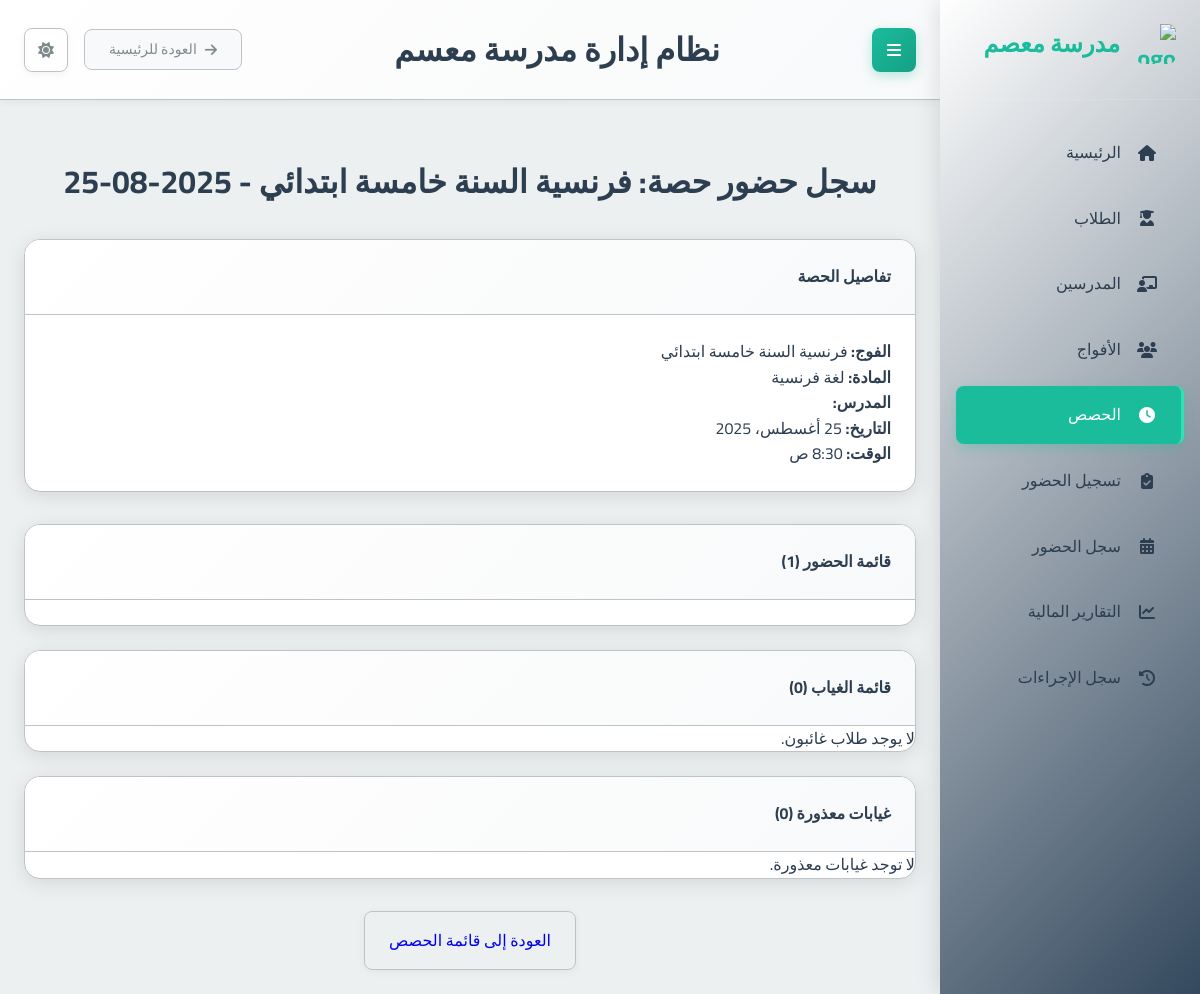
The page /sessions/12/attendance_detail/ on the database its author committed.
### school_app/models.py (models this page shows, shortened)
class Session(models.Model):
    group = models.ForeignKey(Group, on_delete=models.CASCADE, related_name='sessions', verbose_name="الفوج")
    date = models.DateField(verbose_name="التاريخ")
    start_time = models.TimeField(verbose_name="وقت البدء")
    duration = models.DecimalField(max_digits=4, decimal_places=2, verbose_name="المدة (ساعات)")
    teacher_attended = models.BooleanField(default=True, verbose_name="حضور المدرس")
    teacher_compensated = models.BooleanField(default=False, verbose_name="تم تعويض المدرس")
    teacher_payment_amount = models.DecimalField(max_digits=10, decimal_places=2, default=Decimal('0.00'), verbose_name="المبلغ المدفوع للمدرس")
    created_at = models.DateTimeField(auto_now_add=True, verbose_name="تاريخ الإنشاء")
    class Meta:
        verbose_name = "حصة"
        verbose_name_plural = "الحصص"

class Group(models.Model):
    name = models.CharField(max_length=100, verbose_name="اسم الفوج")
    subject = models.ForeignKey(Subject, on_delete=models.PROTECT, verbose_name="المادة")
    teacher = models.ForeignKey(Teacher, on_delete=models.CASCADE, verbose_name="المدرس")
    academic_levels = models.ManyToManyField(AcademicLevel, verbose_name="المستويات الدراسية المتوافقة")
    price_per_4_sessions = models.DecimalField(max_digits=10, decimal_places=2, verbose_name="السعر لكل 4 حصص")
    session_day = models.IntegerField(choices=[
        (0, 'الاثنين'),
        (1, 'الثلاثاء'),
        (2, 'الأربعاء'),
        (3, 'الخميس'),
        (4, 'الجمعة'),
        (5, 'السبت'),
        (6, 'الأحد')
    ], verbose_name="يوم الحصة")
    session_start_time = models.TimeField(verbose_name="وقت بداية الحصة")
    session_duration = models.DecimalField(max_digits=4, decimal_places=2, default=1.5, verbose_name="مدة الحصة (ساعات)")
    students = models.ManyToManyField(Student, through='StudentGroup', blank=True, verbose_name="الطلاب المسجلون")
    created_at = models.DateTimeField(auto_now_add=True, verbose_name="تاريخ الإنشاء")
    is_continuous = models.BooleanField(default=False, verbose_name="فوج مستمر (تُنشأ الحصص أسبوعياً تلقائياً)")
    created_sessions_until = models.DateField(null=True, blank=True, verbose_name="تم إنشاء الحصص حتى تاريخ")
    class Meta:
        verbose_name = "فوج"
        verbose_name_plural = "الأفواج"

class Subject(models.Model):
    name = models.CharField(max_length=100, verbose_name="اسم المادة")
    class Meta:
        verbose_name = "مادة دراسية"
        verbose_name_plural = "المواد الدراسية"

### school_app/views.py (the view)
# urls.py: path('sessions/<int:session_id>/attendance_detail/', views.session_attendance_detail, name='session_attendance_detail'),
def session_attendance_detail(request, session_id):
    session = get_object_or_404(Session, id=session_id)
    present_students = Student.objects.filter(attendance__session=session, attendance__present=True)
    absent_students = Student.objects.filter(attendance__session=session, attendance__present=False, attendance__excused_absence=False)
    excused_students = Student.objects.filter(attendance__session=session, attendance__excused_absence=True)
    group_students = session.group.students.all()
    students_with_attendance = present_students | absent_students | excused_students
    students_without_attendance = group_students.exclude(id__in=students_with_attendance.values('id'))
    context = {
        'session': session,
        'present_students': present_students,
        'absent_students': absent_students | students_without_attendance,
        'excused_students': excused_students,
        'page_title': f"سجل حضور حصة: {session.group.name} - {session.date.strftime('%Y-%m-%d')}"
    }
    return render(request, 'school_app/session_attendance_detail.html', context)

### templates/school_app/session_attendance_detail.html
{% extends 'base.html' %}
{% block content %}
<div class="container mt-4">
    <h1 class="text-center mb-4">{{ page_title }}</h1>
    <div class="card mb-4">
        <div class="card-header">
            <h4>تفاصيل الحصة</h4>
        </div>
        <div class="card-body">
            <p><strong>الفوج:</strong> {{ session.group.name }}</p>
            <p><strong>المادة:</strong> {{ session.group.subject.name }}</p>
            <p><strong>المدرس:</strong> {{ session.group.teacher.first_name }} {{ session.group.teacher.last_name }}</p>
            <p><strong>التاريخ:</strong> {{ session.date }}</p>
            <p><strong>الوقت:</strong> {{ session.start_time }}</p>
        </div>
    </div>
    <div class="row">
        <div class="col-md-4">
            <div class="card">
                <div class="card-header bg-success text-white">
                    <h4>قائمة الحضور ({{ present_students.count }})</h4>
                </div>
                <ul class="list-group list-group-flush">
                    {% for student in present_students %}
                        <li class="list-group-item">{{ student.first_name }} {{ student.last_name }}</li>
                    {% empty %}
                        <li class="list-group-item">لا يوجد طلاب حاضرون.</li>
                    {% endfor %}
                </ul>
            </div>
        </div>
        <div class="col-md-4">
            <div class="card">
                <div class="card-header bg-danger text-white">
                    <h4>قائمة الغياب ({{ absent_students.count }})</h4>
                </div>
                <ul class="list-group list-group-flush">
                    {% for student in absent_students %}
                        <li class="list-group-item">{{ student.first_name }} {{ student.last_name }}</li>
                    {% empty %}
                        <li class="list-group-item">لا يوجد طلاب غائبون.</li>
                    {% endfor %}
                </ul>
            </div>
        </div>
        <div class="col-md-4">
            <div class="card">
                <div class="card-header bg-warning text-dark">
                    <h4>غيابات معذورة ({{ excused_students.count }})</h4>
                </div>
                <ul class="list-group list-group-flush">
                    {% for student in excused_students %}
                        <li class="list-group-item">{{ student.first_name }} {{ student.last_name }}</li>
                    {% empty %}
                        <li class="list-group-item">لا توجد غيابات معذورة.</li>
                    {% endfor %}
                </ul>
            </div>
        </div>
    </div>
    <div class="text-center mt-4">
        <a href="{% url 'session_list' %}" class="btn btn-secondary">العودة إلى قائمة الحصص</a>
    </div>
</div>
{% endblock %}

### static/css/main.css (style rules this page uses)
:root { --primary-color: #2c3e50; --primary-light: #34495e; --primary-darker: #1a252f; --accent-color: #1abc9c; --accent-light: #2fe2b3; --accent-dark: #16a085; --text-color: #2c3e50; --text-secondary: #7f8c8d; --text-on-primary: #ffffff; --text-on-accent: #ffffff; --text-nav: #2c3e50; --background-color: #ecf0f1; --card-background: #ffffff; --input-background: #ffffff; --border-color: #bdc3c7; --input-border-color: #bdc3c7; --success-color: #2ecc71; --warning-color: #f39c12; --error-color: #e74c3c; --info-color: #1E90FF; --table-header-background: #e9ecef; --table-row-hover-background: #f8f9fa; --box-shadow-color: rgba(0, 0, 0, 0.1); --box-shadow-color-hover: rgba(0, 0, 0, 0.15); --box-shadow-soft-color: rgba(0, 0, 0, 0.05); --subtle-background: #f8f9fa; --spacing-xs: 8px; --spacing-sm: 16px; --spacing-md: 24px; --spacing-lg: 32px; --spacing-xl: 48px; --font-family: 'Cairo', sans-serif; --font-size-xs: 12px; --font-size-sm: 14px; --font-size-md: 16px; --font-size-lg: 20px; --font-size-xl: 24px; --font-size-xxl: 32px; --border-radius-sm: 4px; --border-radius-md: 8px; --border-radius-lg: 16px; --transition-fast: 0.2s ease; --transition-normal: 0.3s ease; --transition-slow: 0.5s ease; --sidebar-width: 260px; }
* { margin: 0; padding: 0; box-sizing: border-box; direction: rtl; }
html { direction: rtl; font-size: 16px; }
body { font-family: var(--font-family); background-color: var(--background-color); color: var(--text-color); line-height: 1.6; transition: background-color var(--transition-normal), color var(--transition-normal); overflow-x: hidden; }
.btn-secondary { border: 1px solid var(--input-border-color) !important; margin: 0 15px; }
.card { background-color: var(--card-background); border-radius: var(--border-radius-lg); box-shadow: 0 4px 20px var(--box-shadow-color); margin-bottom: var(--spacing-md); overflow: hidden; transition: all var(--transition-normal); border: 1px solid var(--border-color); }
.card-header { padding: var(--spacing-md); border-bottom: 1px solid var(--border-color); background: linear-gradient(135deg, var(--card-background) 0%, var(--subtle-background) 100%); }
.card-body { padding: var(--spacing-md); color: var(--text-color); }
.btn { font-family: var(--font-family); padding: var(--spacing-sm) var(--spacing-md); border: none; border-radius: var(--border-radius-md); cursor: pointer; font-size: var(--font-size-md); font-weight: 500; text-decoration: none; display: inline-flex; align-items: center; gap: var(--spacing-xs); transition: all var(--transition-fast); box-shadow: 0 2px 8px var(--box-shadow-soft-color); }
.text-center { text-align: center !important; }
.mb-4 { margin-bottom: var(--spacing-lg); }
.mt-4 { margin-top: var(--spacing-lg); }

### rows shown on the page
Session: group.name "فرنسية السنة خامسة ابتدائي", group.subject.name "لغة فرنسية", date "25 أغسطس، 2025", start_time "8:30 ص"

### other values the page prints
{{ page_title }} "سجل حضور حصة: فرنسية السنة خامسة ابتدائي - 2025-08-25"
{{ present_students.count }} "1"
{{ absent_students.count }} "0"
{{ excused_students.count }} "0"
